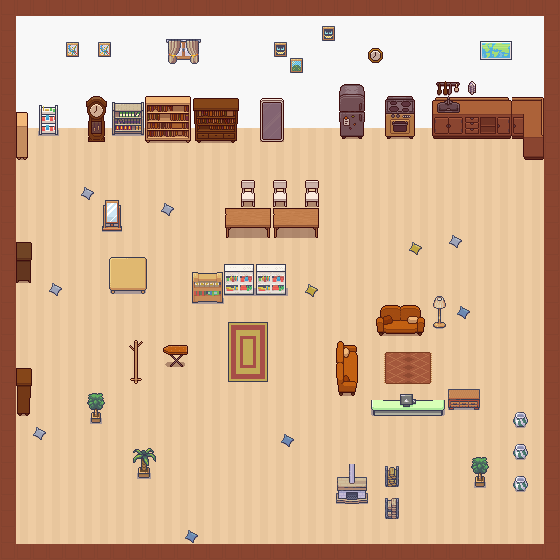

Tiled map render using the project's own tile images. Description and the map definition, with tile-layer contents summarised, below:
An orthogonal 35x35 tile map with 16x16 px tiles, 3 tile layers (Nền, Tường, items), 5 tilesets and 25 objects (1, 2, 3, 4, 5, ...).

<map version="1.10" tiledversion="1.10.2" orientation="orthogonal" renderorder="right-down" width="35" height="35" tilewidth="16" tileheight="16" infinite="0" nextlayerid="5" nextobjectid="26">
 <tileset firstgid="1" source="TopDownHouse_FloorsAndWalls.tsx" />
 <tileset firstgid="163" source="Room_Builder_free_16x16.tsx" />
 <tileset firstgid="554" source="TopDownHouse_FurnitureState1.tsx" />
 <tileset firstgid="788" source="TopDownHouse_SmallItems.tsx" />
 <tileset firstgid="852" source="Interiors_free_16x16.tsx" />
 <layer id="1" name="Nền" width="35" height="35" locked="1">
  <data>[1225 cells, 1225 non-empty, 1 distinct tile ids]</data>
 </layer>
 <layer id="2" name="Tường" width="35" height="35" locked="1">
  <data>[1225 cells, 367 non-empty, 2 distinct tile ids]</data>
 </layer>
 <layer id="3" name="items" width="35" height="35" locked="1">
  <data>[1225 cells, 272 non-empty, 229 distinct tile ids]</data>
 </layer>
 <objectgroup id="4" name="item">
  <object id="1" name="1" x="15.913" y="111.391" width="13.1455" height="47.7391" />
  <object id="2" name="2" x="39.4366" y="102.397" width="18.6805" height="29.7504" />
  <object id="3" name="3" x="85.1001" y="95.4781" width="22.1399" height="47.7391" />
  <object id="4" name="4" x="111.391" y="102.397" width="31.826" height="31.826" />
  <object id="5" name="5" x="143.909" y="95.4781" width="47.7391" height="47.7391" />
  <object id="6" name="6" x="192.34" y="94.0944" width="47.7391" height="49.1228" />
  <object id="7" name="7" x="257.376" y="96.8619" width="27.6748" height="44.2797" />
  <object id="8" name="8" x="336.249" y="82.3326" width="29.0586" height="57.4253" />
  <object id="9" name="9" x="383.988" y="95.4781" width="31.826" height="43.5878" />
  <object id="10" name="10" x="523.054" y="94.7863" width="20.7561" height="66.4196" />
  <object id="11" name="11" x="431.727" y="94.7863" width="91.3269" height="43.5878" />
  <object id="12" name="12" x="222.782" y="206.869" width="49.1228" height="29.7504" />
  <object id="13" name="13" x="270.521" y="207.561" width="49.1228" height="30.4423" />
  <object id="14" name="14" x="107.932" y="256.684" width="38.7447" height="38.0529" />
  <object id="15" name="15" x="190.956" y="271.213" width="33.2098" height="30.4423" />
  <object id="16" name="16" x="222.09" y="264.295" width="65.0358" height="31.1342" />
  <object id="17" name="17" x="374.994" y="303.731" width="50.5065" height="31.826" />
  <object id="18" name="18" x="334.865" y="340.4" width="24.2155" height="55.3496" />
  <object id="19" name="19" x="370.151" y="397.826" width="74.0301" height="16.6049" />
  <object id="20" name="20" x="446.948" y="388.139" width="33.9017" height="21.448" />
  <object id="21" name="21" x="15.2212" y="241.463" width="17.9886" height="42.2041" />
  <object id="22" name="22" x="15.2212" y="366" width="17.2968" height="49.1228" />
  <object id="23" name="23" x="131.455" y="447.64" width="24.9073" height="29.7504" />
  <object id="24" name="24" x="87.1757" y="390.907" width="16.6049" height="31.1342" />
  <object id="25" name="25" x="468.396" y="455.943" width="21.448" height="31.1342" />
 </objectgroup>
</map>
